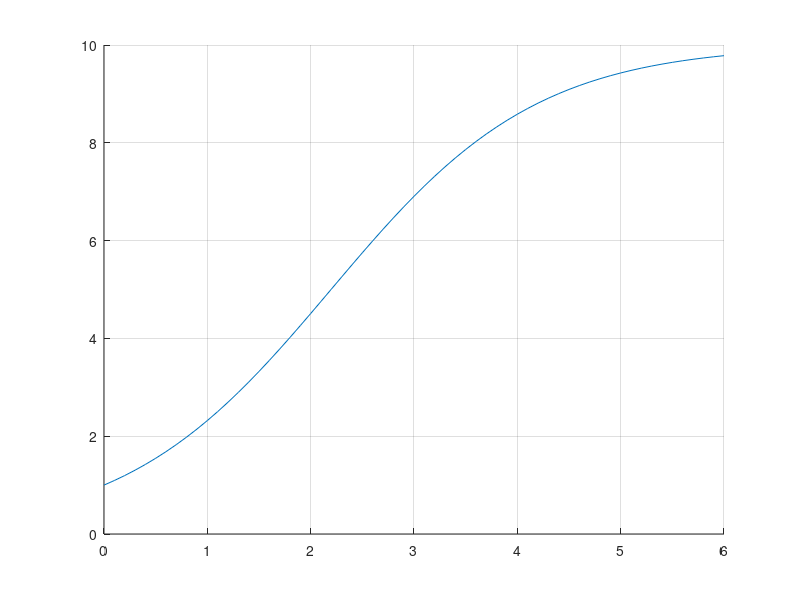

MATLAB code to generate this figure: (Note: this script raises an error after producing the figure.)
%Solutions to Exercise sheet 2 

clc
clear
global pop dpdt
%Global Function Handles
format long;
pop=@(t)(10./(1+9.*exp(-t)));
dpdt=@(pa)((1-pa/10).*pa);



% Solution to Exercise 1

t = [0:.1:6];
hold on;
grid on;
plot(t,pop(t))

%Question 2 part B

%Preciction functions A = Function( deltaT, TimeEnd )
%Function returns computed and exact values

tic 
E=Euler(1,5)
toc


tic 
H=Heun(1,5); 
toc


tic 
R=RungeKutta(1,5); 
toc



%Question 2 part C
%matrix "Errors" is a matrix with header row time increments 
% Subsequent rows are RMS errors for each method Euler Heun and RK4

for n=1:4
    j=1/2^(n-1);
    Errors(1,n) = j;
Errors(2,n) = err( Euler(j,5) ); 
Errors(3,n) = err( Heun(j,5) );
Errors(4,n) = err( RungeKutta(j,5) );
end

Errors

%Question 2 part D
FactorImprovement=zeros(3,3);
for j=1:3
    for i=1:3
    FactorImprovement(i,j) = Errors(i+1,j)/Errors(i+1,j+1);
    end
end
FactorImprovement

%Question 2 part E Error Factor without Analytic Solution.
% ErrorEst is a matrix with header row time increments 
% Subsequent rows are RMS errors for each method Euler Heun and RK4

for n=1:4
    j=1/2^(n-1);
ErrorsEstimate(1,n) = j;
ErrorsEstimate(2,n) = errEst( Euler(j,5) ); 
ErrorsEstimate(3,n) = errEst( Heun(j,5) );
ErrorsEstimate(4,n) = errEst( RungeKutta(j,5) );
end
ErrorsEstimate


Estimated_Factor_Improvement=zeros(3,3);
for j=1:3
    for i=1:3
    Estimated_Factor_Improvement(i,j) = ErrorsEstimate(i+1,j)/ErrorsEstimate(i+1,j+1);
    end
end
Estimated_Factor_Improvement






function A = Euler( dt, tEnd )
global pop dpdt
t=0:dt:tEnd-dt;
A=zeros((length(t)),2);     %Initialise matrix
A(1,1) = 1;                   %Initial Population

for i=1:(length(t))
    A(i+1,1)= A(i,1) + dt * dpdt( A(i,1) );    
end
   A(:,2)= pop( 0:dt:dt*(length(t)) );   %analytic solution on second column
   A = A(2:end,:);                      %delete the initial conditions
end


function A = Heun( dt, tEnd )
global pop dpdt
t=0:dt:tEnd-dt;
A=zeros((length(t)),2);
A(1,1) = 1; %Initial Population

for i=1:(length(t))
    k1 = dpdt( A(i,1) );
    p1 = A(i,1) + k1 * dt;
    k2 = dpdt( p1 );
    A(i+1,1)= A(i,1) + dt/2 * ( k1 + k2 );    
end
   A(:,2)= pop( 0:dt:dt*(length(t)) );   
   A = A(2:end,:);            
end


function A = RungeKutta( dt, tEnd )
global pop dpdt
t=0:dt:tEnd-dt;
A=zeros((length(t)),2);
A(1,1) = 1; %Initial Population

for i=1:(length(t))
    k1 = dpdt( A(i,1) );
    p1 = A(i,1) + k1 * dt/2;
    k2 = dpdt( p1 );
    p2 = A(i,1) + k2 * dt/2;
    k3 = dpdt ( p2 );
    p3 = A(i,1) + k3*dt;
    k4 = dpdt( p3 );
    A(i+1,1)= A(i,1) + dt/6 * ( k1 + 2*k2 + 2*k3 + k4);    
end
   A(:,2)= pop( 0:dt:dt*(length(t)) );  
   A = A(2:end,:);              
end

function e = err( A ) 
%This function calculates the exact error
%between the gradient method computation and
%the exact analytic solution.
%input matrix has 2 columns, Frist column is gradient approximation 
%and second is the 
global pop
S=0; %sum of dif squared
for i=1:size(A,1)
    S = S + ( A(i,1) - A(i,2) )^2;
end
e = sqrt( 1/size(A,1) * S );

end


function e = errEst( A ) 
%This function Isnt working.  It's supposed to calculate the 
%estimated error without th analytic solution!  :(
global pop
S=0; %sum of dif squared
for i=1:size(A,1)
    smallest_error = abs( A(end,1) - A(end-1,1) );
    S = S + ( A(i,1) - smallest_error )^2;
end
e = sqrt( 1/size(A,1) * S );

end


